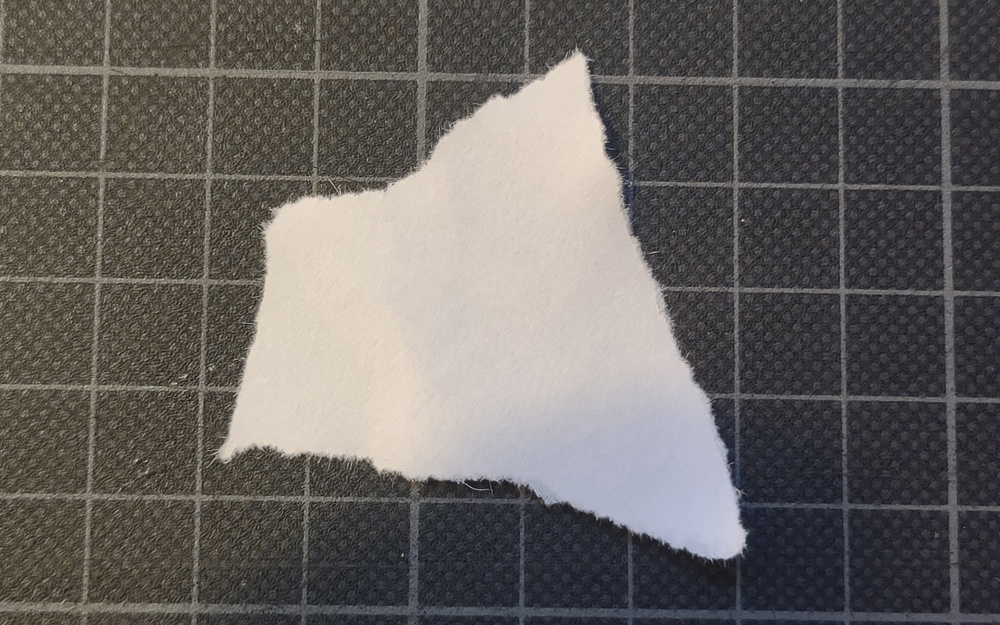
#> input picture localmodules/imgcontours/demo_image.jpg, 1000 x 625 px, shrunk from 1966 x 1228 before the run, found by its file name
$ python detect_contours.py
#> lines starting #> are read from the running program, lines starting #| are printed output that depends on the picture; after the words box and inside, x2 and y2 are one past the last pixel; in counts of white or black regions, pixels touching at a corner belong together
import os
import cv2


def detect_contours(filepath: str, threshold: int):
    # read image from filepath
#> called with filepath = 'localmodules/imgcontours\\demo_image.jpg', threshold = 170
    image = cv2.imread(os.path.normpath(filepath))
#> image is the input picture: shape (625, 1000, 3); mean B, G, R 97.3, 100, 104

    # convert to grayscale
    gray = cv2.cvtColor(image, cv2.COLOR_BGR2GRAY)

    # create a binary thresholded image
    _, binary = cv2.threshold(gray, threshold, 255, cv2.THRESH_BINARY_INV)
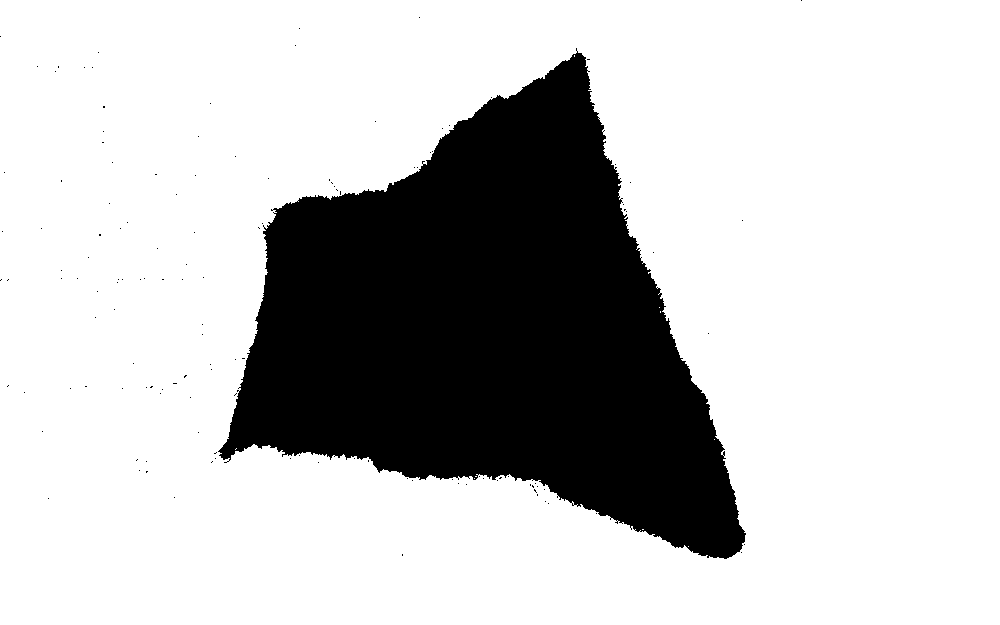
#> binary: shape (625, 1000); 76.8% white; 134 black regions (133 under 20 px)

    # find the contours from the thresholded image
    contours, hierarchy = cv2.findContours(binary,
                                           cv2.RETR_TREE,
                                           cv2.CHAIN_APPROX_SIMPLE)
#> contours = 185 contours, 183 with area under 20; largest, box (x1, y1, x2, y2) and area: (0, 0, 1000, 625) 623373, (217, 50, 747, 560) 145452

    contours.sort(key=lambda x: len(x))
    largest_crv = contours[-1]
#> largest_crv = contour of 1412 points, box (x1, y1, x2, y2) (217, 50, 747, 560), area 145452

    return image, largest_crv


if __name__ == "__main__":
    thisfolder = os.path.dirname(os.path.realpath(__file__))
    fp = thisfolder + r"\demo_image.jpg"
    image, crv = detect_contours(fp, 170)
#> crv has the same summary as largest_crv in detect_contours

    # draw only largest contour
    image = cv2.drawContours(image, crv, -1, (0, 255, 0), 2)
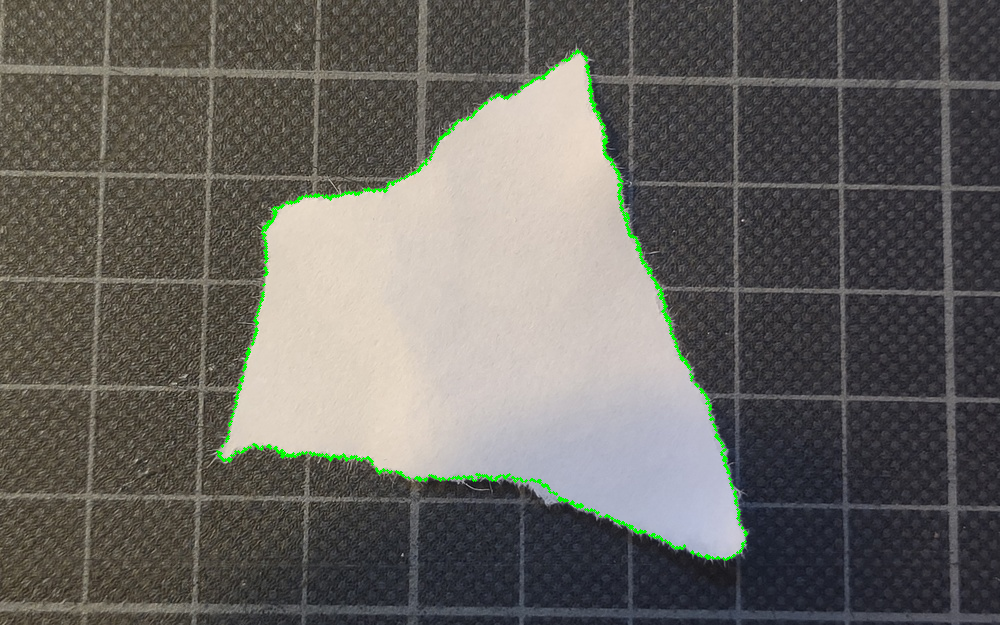
#> image: shape (625, 1000, 3); 0.74% of pixels changed, all inside (x1, y1, x2, y2) = (216, 49, 748, 561)

    # show the images
    cv2.imshow("image", image)

    cv2.waitKey(0)
    cv2.destroyAllWindows()
